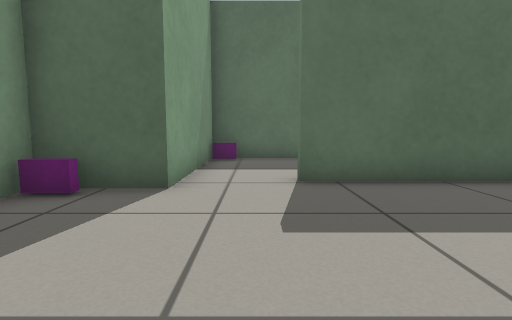
[1] (above)

19 first-person views from a walk through a Gazebo world. The camera is 0.5 m above the floor, tilts 6° down and sees 80° across. The floor is counted in squares, 0.5 m on a side. Each view is taken from the middle of a square. On the plan, view 1 faces up. The plan holds only what a view shows up to about 12 squares ahead; the rest is blank. The robots in the file are not drawn. Surface patterns are stand-ins for the level's own textures.

[2]
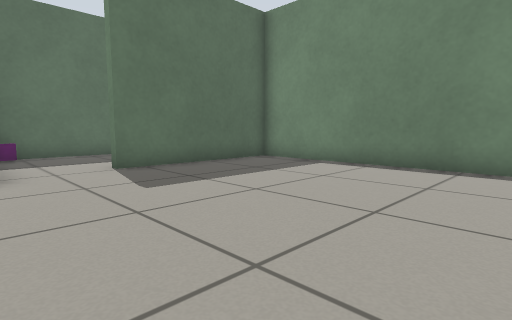

[3]
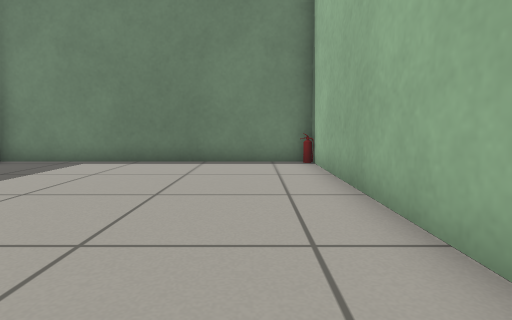

[4]
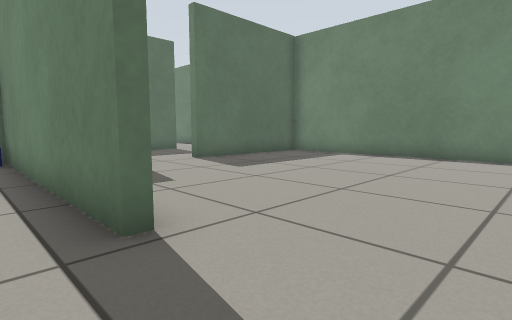

[5]
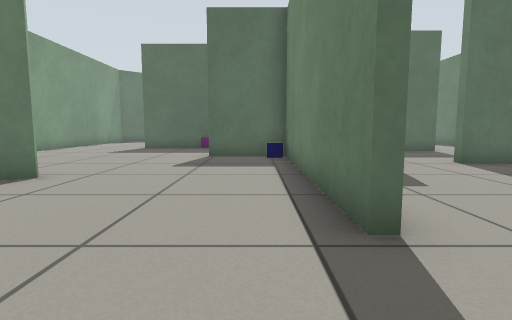

[6]
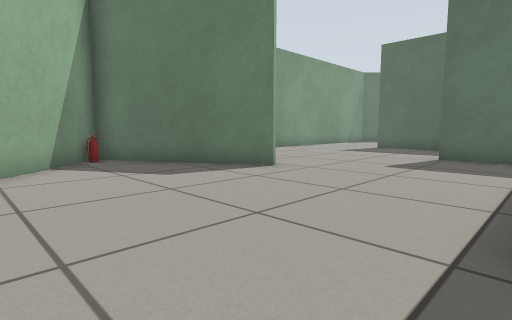

[7]
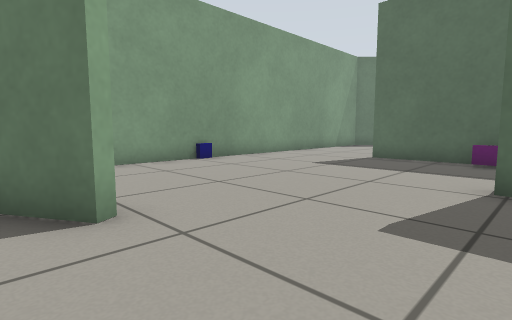

[8]
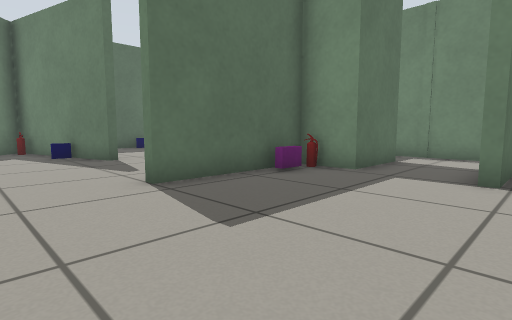

[9]
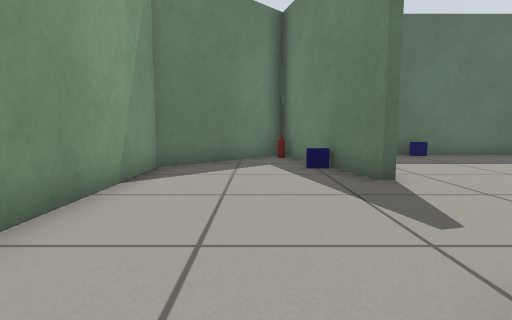

[10]
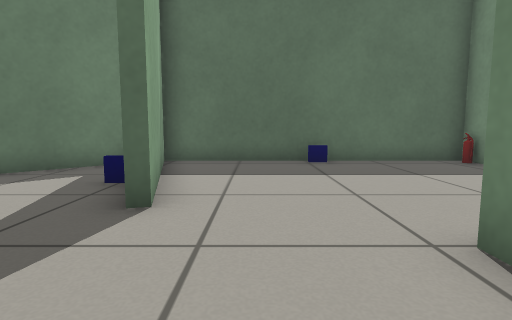

[11]
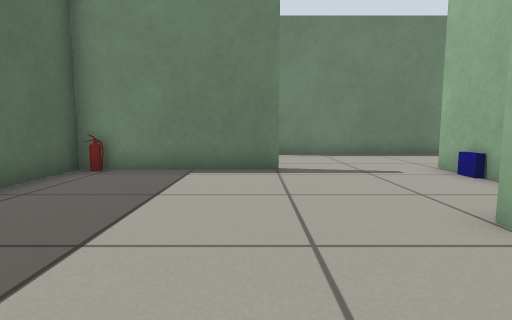

[12]
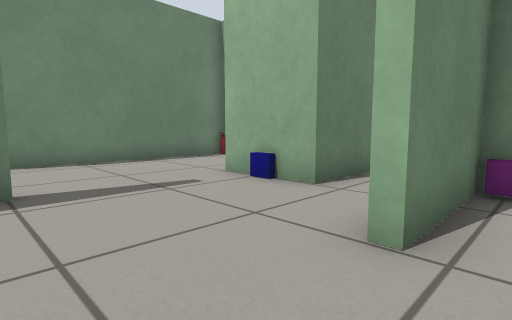

[13]
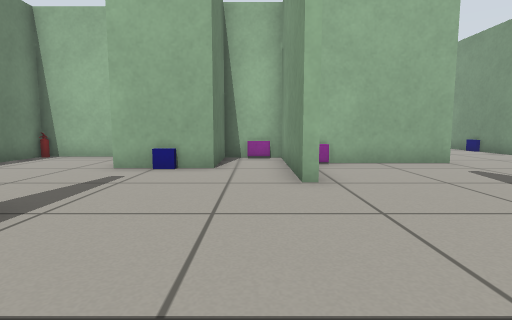

[14]
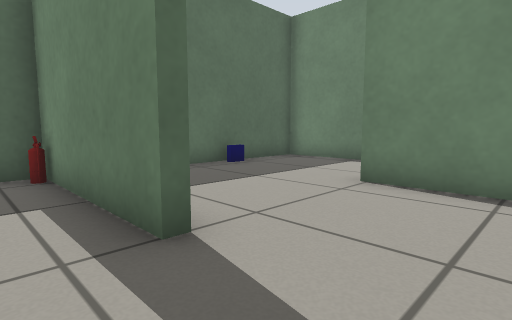

[15]
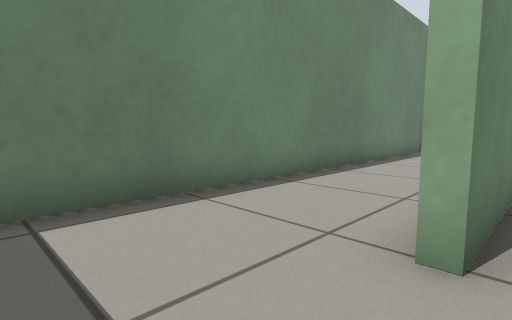

[16]
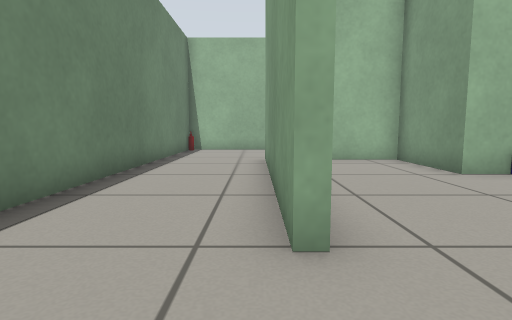

[17]
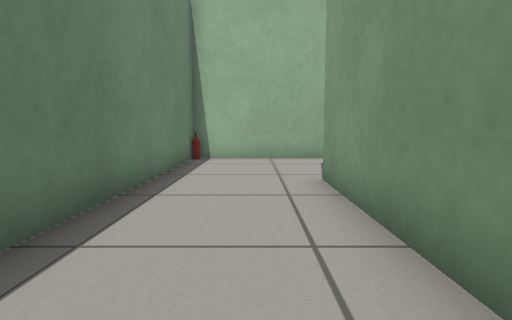

[18]
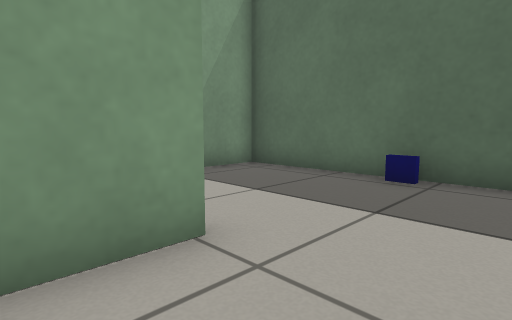

[19]
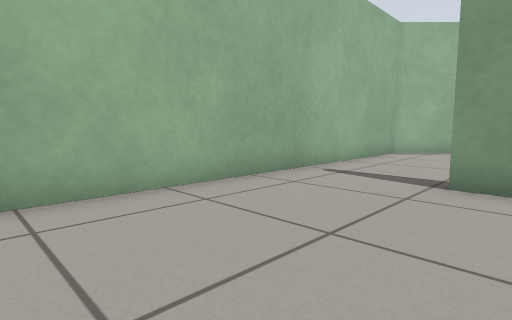

### Floor plan
Ten units are one square. View 1 is at (0, 0); x grows to the right and y downward. Boxes are objects, and circles mark ways between rooms. Rooms are numbered by the first view taken in them; rooms with no view inside come last. Other rooms are left out.
<svg viewBox="-150 -230 220 272">
<path fill="none" stroke="#000" d="M-14 -50 -25 -50M-37 -6 -37 3M55 -56 8 -56M-34 37 61 37 61 -55M-74 -121 -105 -121 -105 -124 -74 -124M-62 -125 -62 -155 -59 -155 -59 -108 -39 -108 -39 -135 -14 -135M-36 -105 -62 -105 -62 -115M-144 -110 -144 -50M-96 -34 -94 -30 -139 -4M-96 -166 -111 -221 -145 -187 -145 -139M-17 -174 -17 -222 -108 -222 -93 -167M-136 5 -104 37 -34 37M-39 3 -39 -77 -67 -77M26 -222 -14 -222 -14 -205M24 -134 24 -176M27 -178 27 -101M61 -65 61 -222 26 -222M17 -59 55 -59M-14 -92 -14 -50M24 -101 -6 -101M8 -56 8 -60M-14 -135 -14 -104 24 -104 24 -134"/>
<rect x="55" y="25" width="10" height="10" fill="#bbb"><title>fire extinguisher</title></rect>
<rect x="-145" y="-5" width="10" height="10" fill="#bbb"><title>fire extinguisher</title></rect>
<rect x="-145" y="-85" width="10" height="10" fill="#bbb"><title>blue box</title></rect>
<rect x="-115" y="-215" width="10" height="10" fill="#bbb"><title>fire extinguisher</title></rect>
<rect x="-105" y="-195" width="10" height="10" fill="#bbb"><title>blue box</title></rect>
<rect x="-75" y="-125" width="10" height="10" fill="#bbb"><title>magenta box</title></rect>
<rect x="-75" y="-135" width="10" height="10" fill="#bbb"><title>magenta box</title></rect>
<rect x="-65" y="-125" width="10" height="10" fill="#bbb"><title>fire extinguisher</title></rect>
<rect x="-65" y="-225" width="10" height="10" fill="#bbb"><title>blue box</title></rect>
<rect x="-55" y="-115" width="10" height="10" fill="#bbb"><title>magenta box</title></rect>
<rect x="-45" y="-75" width="10" height="10" fill="#bbb"><title>blue box</title></rect>
<rect x="-35" y="-145" width="10" height="10" fill="#bbb"><title>blue box</title></rect>
<rect x="25" y="-225" width="10" height="10" fill="#bbb"><title>blue box</title></rect>
<rect x="-15" y="-105" width="10" height="10" fill="#bbb"><title>magenta box</title></rect>
<rect x="15" y="-115" width="10" height="10" fill="#bbb"><title>fire extinguisher</title></rect>
<circle cx="-40" cy="20" r="3" fill="#2a7"/>
<circle cx="-5" cy="-60" r="3" fill="#2a7"/>
<circle cx="-20" cy="-155" r="3" fill="#2a7"/>
<circle cx="20" cy="-195" r="3" fill="#2a7"/>
<circle cx="0" cy="-125" r="3" fill="#2a7"/>
<circle cx="20" cy="-90" r="3" fill="#2a7"/>
<text x="10" y="-10">1</text>
<text x="-90" y="-100">2</text>
<text x="0" y="-180">3</text>
<text x="40" y="-140">4</text>
<text x="0" y="-90">5</text>
</svg>
Room 1 opens to room 2. Room 1 opens to room 5. Room 2 opens to room 3. Room 3 opens to room 4. Room 3 opens to room 5. Room 4 opens to room 5.

Where each view was taken, in squares from view 1:
view 1: 0 up, 0 right, facing up
view 2: 2 down, 2 left, facing up-right
view 3: 2 down, 3 left, facing right
view 4: 3 down, 5 left, facing up-right
view 5: 3 down, 5 left, facing up
view 6: 3 down, 4 left, facing up-left
view 7: 2 up, 6 left, facing up-left
view 8: 7 up, 13 left, facing up-right
view 9: 11 up, 12 left, facing up
view 10: 13 up, 8 left, facing up
view 11: 18 up, 9 left, facing right
view 12: 18 up, 7 left, facing down-right
view 13: 21 up, 5 left, facing down
view 14: 15 up, 3 left, facing up-right
view 15: 20 up, 2 right, facing down-right
view 16: 20 up, 3 right, facing down
view 17: 16 up, 4 right, facing down
view 18: 16 up, 5 right, facing up-left
view 19: 1 up, 2 right, facing down-left
